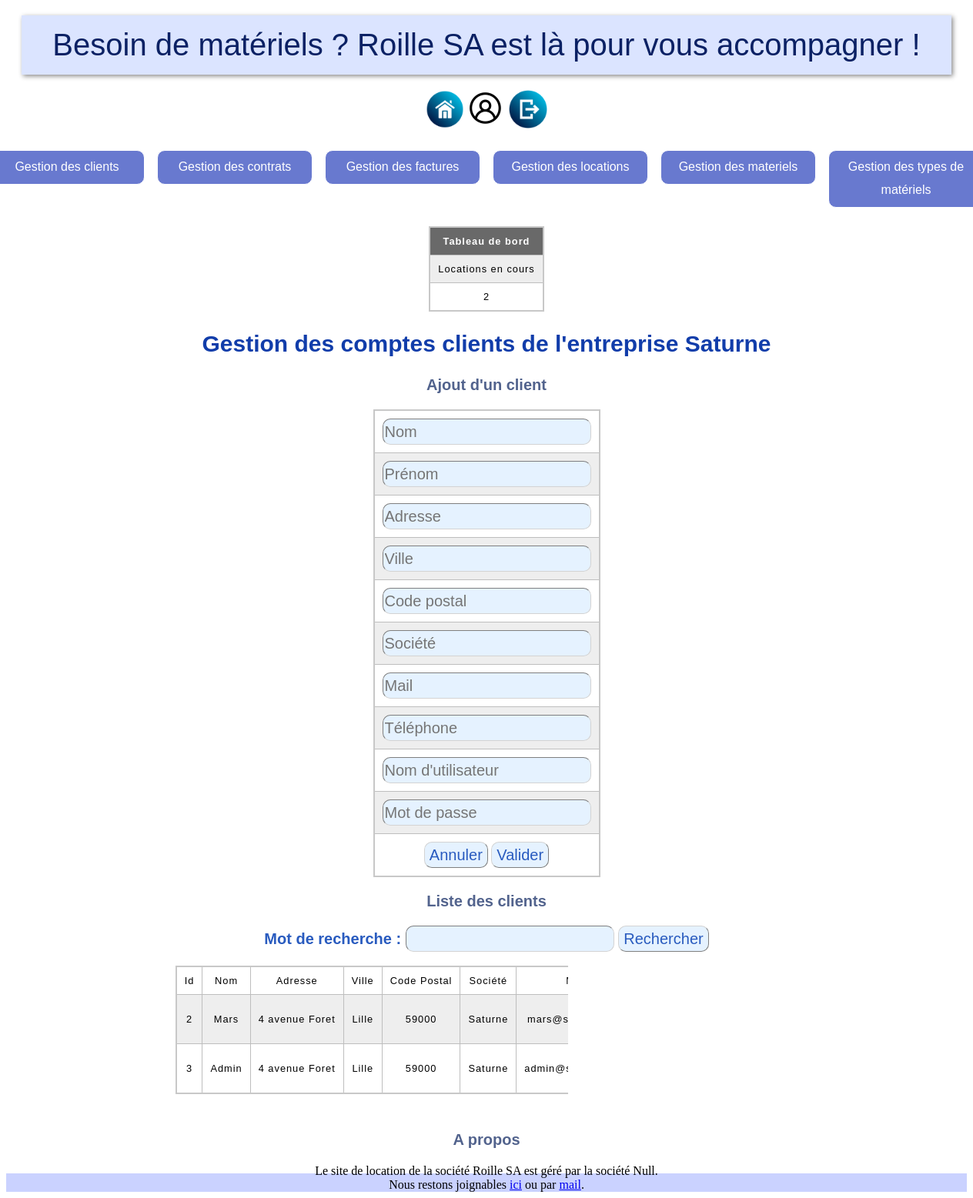
The page /index.php?page=admin&tab=clients (signed in) on the database its author committed.
### tables this page shows
create table client(
	idC int(4) not null auto_increment,
	nom varchar(25),
	prenom varchar(50),
	adresse varchar(30),
	ville varchar(20),
	cp varchar(5),
	societe varchar(30),
	mail varchar(40),
	tel varchar(10),
	username varchar(100),
    mdp varchar(255),
    role enum("superadmin","admin","user") default "user",
	primary key (idC)
);

### controleur/config_bdd.php (called while the page is built)
<?php
    $serveur = "localhost";
    $bdd = "roille_sa";
    $user = "root";
    $mdp = "";
?>

### modele/modele.class.php (called while the page is built, shortened)
<?php
class Controleur
{
    private $unPdo, $uneTable;
    public function __construct($serveur, $bdd, $user, $mdp){
        $this->unPdo= null;
        try {
            $this->unPdo = new PDO("mysql:host=".$serveur.";dbname=".$bdd, $user, $mdp);
        } catch (PDOException $exp) {
            echo "Erreur de connexion : " . $exp ->getMessage();
        }
    }
    public function selectAll()
    {
        $requete = "select * from " . $this->uneTable . ";";
        $select = $this->unPdo->prepare($requete);
        $select->execute();
        return $select->fetchAll();
    }
    public function setTable($uneTable)
    {
        $this->uneTable = $uneTable;
    }
    public function selectSearch($like, $mot)
    {
        $champs = array();
        $donnees = array(":mot"=>"%".$mot."%");
        foreach ($like as $cle) {
            $champs[] = $cle." like :mot ";
        }
        $chaineWhere = implode(" or ", $champs);
        $requete = "select * from   " . $this->uneTable . " where " .$chaineWhere;
        $select = $this->unPdo->prepare($requete);
        $select->execute($donnees);
        return $select->fetchAll();
    }
    public function count()
    {
        $requete = "select count(*) as nb from ".$this->uneTable.";";
        $count = $this->unPdo->prepare($requete);
        $count->execute();
        return $count->fetch();
    }
}
?>

### vue/vue_les_clients.php (the view)
<h3>Liste des clients</h3>
<form method="post" action="">
    Mot de recherche : <input type="text" name="mot">
    <input type="submit" name="Rechercher" value="Rechercher">
</form>
<br>
<table border="1">
    <tr>
        <td> Id</td>
        <td> Nom </td>
        <td> Adresse </td>
        <td> Ville </td>
        <td> Code Postal </td>
        <td> Société </td>
        <td> Mail </td>
        <td> Téléphone </td>
        <?php
            if (isset($_SESSION['username']) && $_SESSION['role']!="user") {
                echo "<td> Opérations </td>";
            }
        ?>
    </tr>
    <?php
        foreach ($lesClients as $unClient) {
            echo "<tr>";
            echo "  <td>" . $unClient['idC'] . "</td>
                    <td>" . $unClient['nom'] . "</td>
                    <td>" . $unClient['adresse'] . "</td>
                    <td>" . $unClient['ville'] . "</td>
                    <td>" . $unClient['cp'] . "</td>
                    <td>" . $unClient['societe'] . "</td>
                    <td>" . $unClient['mail'] . "</td>
                    <td>" . $unClient['tel'] . "</td>
                ";
            if (isset($_SESSION['username']) && $_SESSION['role']!="user") {
                echo "
                <td>
                    <a href='index.php?page=admin&tab=clients&action=sup&idC=".$unClient['idC']."'><img src = 'images/icons/sup.png' height='40' width='40'></a>
                    <a href='index.php?page=admin&tab=clients&action=edit&idC=".$unClient['idC']."'><img src = 'images/icons/edit.png' height='40' width='40'></a>
                </td>
                ";
            }
            echo "</tr>";
        }
    ?>
</table>
<br>

### index.php (shortened to what this page needs)
<?php
    require_once("controleur/config_bdd.php");
    $unControleur = new Controleur($serveur, $bdd, $user, $mdp);
?>
<!DOCTYPE html>
<html>
    <head>
        <link rel="stylesheet" type="text/css" href="style/style.css">
    </head>
    <body>
        <h1>Besoin de matériels ? Roille SA est là pour vous accompagner !</h1>
        <center>
            <div class="main">
                <?php
                    if (isset($_SESSION['username'])) {
                        echo '
                            <div>
                                <a href="index.php?page=home"><img src="images/icons/home.png" height="50" width="50"></a>
                                <a href="index.php?page=admin"><img src="images/icons/admin.png" height="50" width="50"></a>
                                <a href="index.php?page=exit"><img src="images/icons/deconnexion.png" height="50" width="50"></a><br/>
                            </div>
                        ';
                    }
                    if(isset($_GET['page'])) $page = $_GET['page'];
                    else $page = "home";
                    switch ($page) {
                        case "admin":
                            require_once ("vue/administration.php");
                            if (isset($_GET['tab'])){
                                switch ($_GET['tab']) {
                                    case "clients":
                                        require_once ("gestion_clients.php");
                                        break;
                                }
                            }
                            break;
                    }
                ?>
            </div>
            <footer>
                <div>
                    <h3>A propos</h3>
                    Le site de location de la société Roille SA est géré par la société Null. <br/>
                    Nous restons joignables <a href="index.php?page=contact">ici</a> ou par <a href="mailto:null@news.nll">mail</a>.
                </div>
            </footer>
        </center>
    </body>
</html>

### vue/administration.php
<div>
    <ul class="menu">
        <?php if ($_SESSION['role']!="user") echo '<li> <a href="index.php?page=admin&tab=clients">Gestion des clients</a> </li>'?>
        <li>
            <a href="index.php?page=admin&tab=contrats">Gestion des contrats</a>
        </li>
        <li>
            <a href="index.php?page=admin&tab=factures">Gestion des factures</a>
        </li>
            <li>
            <a href="index.php?page=admin&tab=locations">Gestion des locations</a>
        </li>
        <li>
            <a href="index.php?page=admin&tab=materiels">Gestion des materiels</a>
        </li>
        <li>
            <a href="index.php?page=admin&tab=typeMats">Gestion des types de matériels</a>
        </li>
    </ul>
</div>
<?php
    require_once("vue/tableaudebord.php");
?>

### vue/tableaudebord.php
<?php
    $unControleur->setTable("client");
    $nbClient = $unControleur->count();
    $unControleur->setTable("contrat");
    $nbContrat = $unControleur->count();
    $unControleur->setTable("facture");
    $nbFacture = $unControleur->count();
    $unControleur->setTable("location");
    $nbLocation = $unControleur->count();
    $unControleur->setTable("materiel");
    $nbMateriel = $unControleur->count();
    $unControleur->setTable("typeMat");
    $nbTypeMat = $unControleur->count();
    ?>
<table border="1">
    <tr>
        <th colspan="6" scope="col">Tableau de bord</td>
    </tr>
    <?php if (isset($_SESSION['username']) && $_SESSION['role']=="superadmin") {
        echo '
            <tr>
                <td>Nombre de Clients</td>
                <td>Nombre de Contrats</td>
                <td>Nombre de Factures</td>
                <td>Nombre de Locations</td>
                <td>Nombre de Matériels</td>
                <td>Types de Matériaux</td>
            </tr>
            <tr>
                <td>'.$nbClient['nb'].'</td>
                <td>'.$nbContrat['nb'].'</td>
                <td>'.$nbFacture['nb'].'</td>
                <td>'.$nbLocation['nb'].'</td>
                <td>'.$nbMateriel['nb'].'</td>
                <td>'.$nbTypeMat['nb'].'</td>
            </tr>
        ';
    } else {
        echo '
            <tr>
                <td>Locations en cours</td>
            </tr>
            <tr>
                <td>'.$nbContrat['nb'].'</td>
            </tr>
        ';
    }
    ?>
</table>

### gestion_clients.php (shortened to what this page needs)
<h2> Gestion des comptes clients <?php echo $_SESSION['role'] == "superadmin" ? "" : "de l'entreprise ".$_SESSION['societe']?></h2>
<?php
    $unControleur->setTable("client");
    $lesClients = $unControleur->selectAll();
    if (isset($_SESSION['username']) && $_SESSION['role']!="user") {
        $leClient = null;
        require_once("vue/vue_insert_client.php");
    }
    if (isset($_POST['Rechercher'])) {
        $mot = $_POST['mot'];
        $like = array("idC", "nom", "adresse", "ville", "cp", "societe", "mail", "tel");
        $lesClients = $unControleur->selectSearch($like, $mot);
    } elseif ($_SESSION['societe']=='Null') {
        $lesClients = $unControleur->selectAll();
    } else {
        $mot = $_SESSION['societe'];
        $like = array("societe");
        $lesClients = $unControleur->selectSearch($like, $mot);
    }
    require_once("vue/vue_les_clients.php");
?>

### vue/vue_insert_client.php (shortened to what this page needs)
<?php if (isset($_POST['SInscrire'])) echo "<h3> Création d'un compte utilisateur </h3>";
    else if($leClient!=null) echo " <h3> Modification d'un client </h3> ";
    else echo " <h3> Ajout d'un client </h3> ";?>
<form action="" method="post">
    <table>
        <tr>
            <td><input type="text" name="nom" placeholder="Nom"
            value="<?php if($leClient!=null) echo $leClient['nom']; ?>"></td>
        </tr>
        <tr>
            <td><input type="text" name="prenom" placeholder="Prénom"
            value="<?php if($leClient!=null) echo $leClient['prenom']; ?>"></td>
        </tr>
        <tr>
            <td><input type="text" name="adresse" placeholder="Adresse"
            value="<?php if($leClient!=null) echo $leClient['adresse']; ?>"></td>
        </tr>
        <tr>
            <td><input type="text" name="ville" placeholder="Ville"
            value="<?php if($leClient!=null) echo $leClient['ville']; ?>"></td>
        </tr>
        <tr>
            <td><input type="text" name="cp" placeholder="Code postal"
            value="<?php if($leClient!=null) echo $leClient['cp']; ?>"></td>
        </tr>
        <tr>
            <td><input type="text" name="societe" placeholder="Société"
            value="<?php if($leClient!=null) echo $leClient['societe']; ?>"></td>
        </tr>
        <tr>
            <td><input type="text" name="mail" placeholder="Mail"
            value="<?php if($leClient!=null) echo $leClient['mail']; ?>"></td>
        </tr>
        <tr>
            <td><input type="text" name="tel" placeholder="Téléphone"
            value="<?php if($leClient!=null) echo $leClient['tel']; ?>"></td>
        </tr>
        <tr>
            <td><input type="text" name="username" placeholder="Nom d'utilisateur"
            value="<?php if($leClient!=null) echo $leClient['username']; ?>"></td>
        </tr>
        <tr>
            <td><input type="password" name="mdp" placeholder="Mot de passe"
            value="<?php if($leClient!=null) echo $leClient['mdp']; ?>"></td>
        </tr>
        <tr>
            <td>
                <input type="reset" name="Annuler" value="Annuler">
                <input type="submit"
                    <?php
                        if ($leClient!=null) echo " name ='Modifier' value='Modifier'";
                        else echo " name='Valider' value='Valider'";
                    ?>
                >
            </td>
        </tr>
    </table>
</form>

### style/style.css (style rules this page uses)
h1 { font-size: 40px; font-family:Arial, sans-serif; color: #0B2164; background-color: #DBE4FF; padding:16px; font-weight:lighter; -moz-box-shadow: 2px 2px 6px #888; -webkit-box-shadow: 2px 2px 6px #888; box-shadow:2px 2px 6px #888; text-align:center; display:block; margin:20px; animation: myAnim 3s ease 0s 1 normal forwards; }
h2 { color: #113DAA; font-family:Arial, sans-serif; font-size: 30px; font-weight: bold; animation: myAnim 1s ease 0s 1 normal forwards; }
h3 { color: #52638d; font-family:Arial, sans-serif; font-size: 20px; font-weight: bold; animation: myAnim 1s ease 0s 1 normal forwards; }
div { animation: myAnim 1s ease 0s 1 normal forwards; }
input, select { background-color: #E5F2FF; color: #295bbf; font-family:Arial, sans-serif; border-radius: 10px; border-width: 1px; line-height: 30px; font-size: 20px; border-color: lightgray; }
form { color: #295bbf; font-family:Arial, sans-serif; font-size: 20px; font-weight: bold; animation: myAnim 1s ease 0s 1 normal forwards; }
td, th { border: 1px solid rgb(190, 190, 190); padding: 10px; }
td { text-align: center; font-family:Arial, sans-serif; }
tr:nth-child(even) { background-color: #eee; font-family:Arial, sans-serif; }
th[scope="col"] { background-color: #696969; color: #fff; }
table { border-collapse: collapse; border: 2px solid rgb(200, 200, 200); letter-spacing: 1px; font-family:Arial,sans-serif; font-size: .8rem; animation: myAnim 1s ease 0s 1 normal forwards; }
.main { padding-bottom:10px; }
footer { background:rgb(202, 210, 255); position:static; bottom: 0; width:100%; height:100%; }
.menu { font-family:Arial,sans-serif; line-height: 30px; display: flex; padding:0; background-color: white; }
.menu li { list-style-type: none ; }
.menu a { line-height: 30px; outline-width: 160px; display:block; min-width: 140px; }
.menu { display: flex; padding:0; background-color: white; justify-content: center }
.menu a { display:block; min-width: 200px; margin: 0.5rem; padding: 0.4rem 0; text-align: center; background-color: #6879CF; color: white; text-decoration: none; border: 1px solid #fff; border-radius: 10px; transition: all 1s ; font-family:Arial,sans-serif; }

### rows shown on the page
client: idC "2", nom "Mars", adresse "4 avenue Foret", ville "Lille", cp "59000", societe "Saturne", mail "mars@saturne.com"
client: idC "3", nom "Admin", adresse "4 avenue Foret", ville "Lille", cp "59000", societe "Saturne", mail "admin@saturne.com"

### other values the page prints
$nbContrat['nb'] "2"
$_SESSION['societe'] "Saturne"
